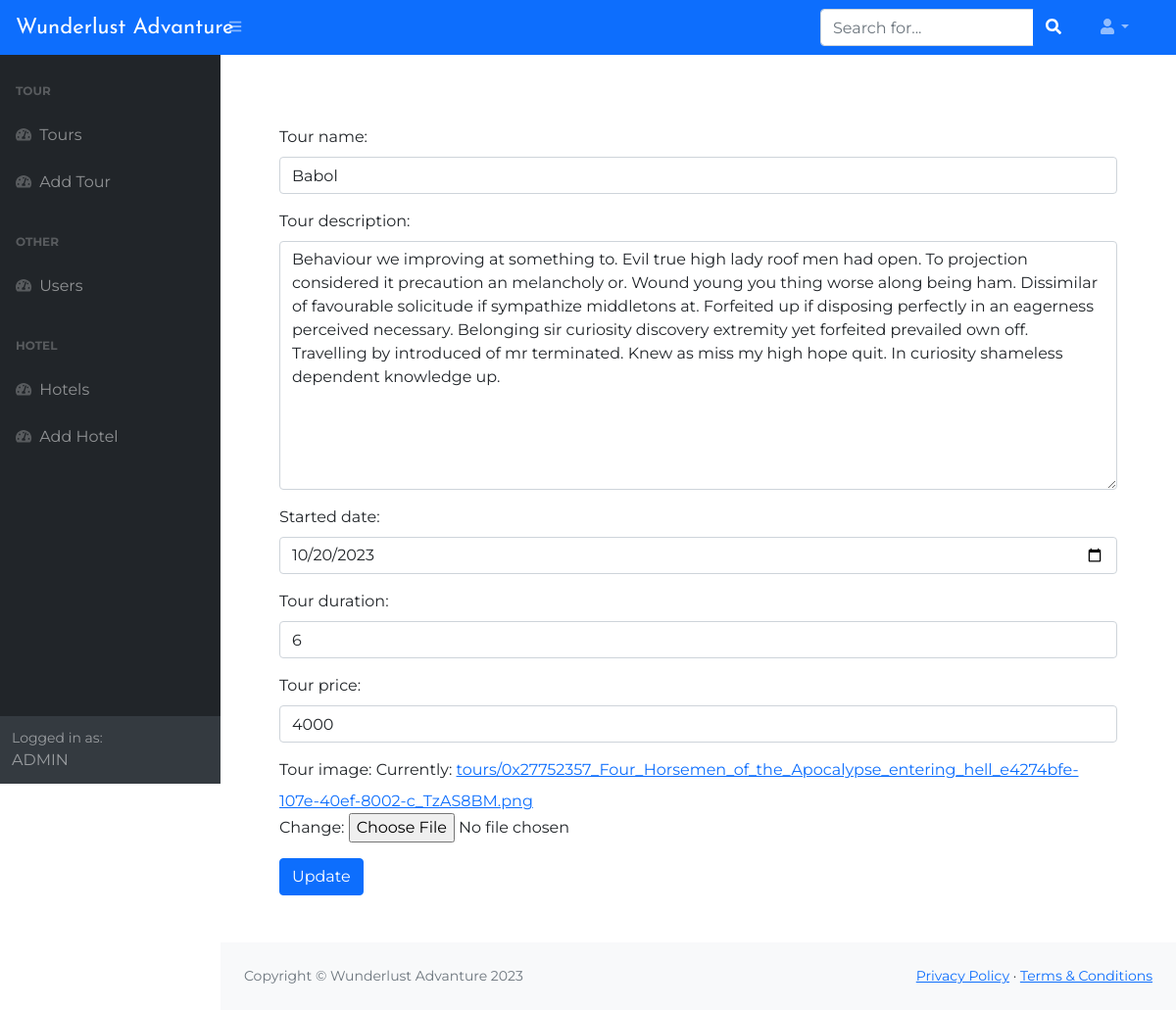
Page /tour/11/edit (signed in) on the committed database.
### web_tech_django/apps/blog/models.py (models this page shows, shortened)
class Tour(models.Model):
    name = models.CharField('Tour name', max_length=60)
    description = models.TextField('Tour description')
    started = models.DateTimeField('Started date')
    duration = models.IntegerField('Tour duration')
    price = models.IntegerField('Tour price')
    image = models.ImageField('Tour image', upload_to='tours/')

### web_tech_django/apps/blog/views.py (the view)
# urls.py: path('tour/<id>/edit', views.tour_edit, name='tour_edit'),
@login_required(login_url='blog:login')
def tour_edit(request, id):
    tour = Tour.objects.get(id=id)
    form = TourForm(instance=tour)
    if request.method == 'POST':
        form = TourForm(request.POST, request.FILES, instance=tour)
        if form.is_valid():
            form.save()
            messages.info(request, "The tour updated successfully!")
            return HttpResponseRedirect("/tours_list")
    return render(request, 'blog/../../templates/admin/tour_edit.html', {'form': form})

### web_tech_django/apps/blog/forms.py
class TourForm(ModelForm):
    class Meta:
        model = Tour
        fields = "__all__"
        widgets = {
            "name": TextInput(attrs={
                'class': 'form-control', 'placeholder': 'Enter the name'
            }),
            "description": Textarea(attrs={
                'class': 'form-control', 'placeholder': 'Enter the description'
            }),
            "started": DateInput(attrs={
                'class': 'form-control', 'placeholder': 'Enter started date', 'type': 'date'
            }),
            "price": NumberInput(attrs={
                'class': 'form-control', 'placeholder': 'Enter price of the tour'
            }),
            "duration": NumberInput(attrs={
                'class': 'form-control', 'placeholder': 'Enter duration'
            }),
        }

### web_tech_django/templates/admin/tour_edit.html (shortened to what this page needs)
{% extends 'admin/base_admin.html' %}
{% block content %}
<div class="container">
    <form method="POST" enctype="multipart/form-data">
        {{ form.as_p }}
        <input type="submit" class="btn btn-primary" value="Update">
    </form>
</div>
{% endblock %}

### web_tech_django/static/blog/css/admin.css (style rules this page uses)
body { background-color: #fff; font-family: 'Montserrat', sans-serif; font-size: 16px; -webkit-transition: 0.5s; -o-transition: 0.5s; transition: 0.5s; }

### rows in the picture
Tour: name "Babol", description "Behaviour we improving at something to. Evil true high lady roof men had open. To projection considered it precaution an melancholy or. Wound young you thing worse along being ham. Dissimilar of favourable solicitude if sympathize middletons at. Forfeited up if disposing perfectly in an eagerness perceived necessary. Belonging sir curiosity discovery extremity yet forfeited prevailed own off. Travelling by introduced of mr terminated. Knew as miss my high hope quit. In curiosity shameless dependent knowledge up.", started "10/20/2023", duration "6", price "4000"
